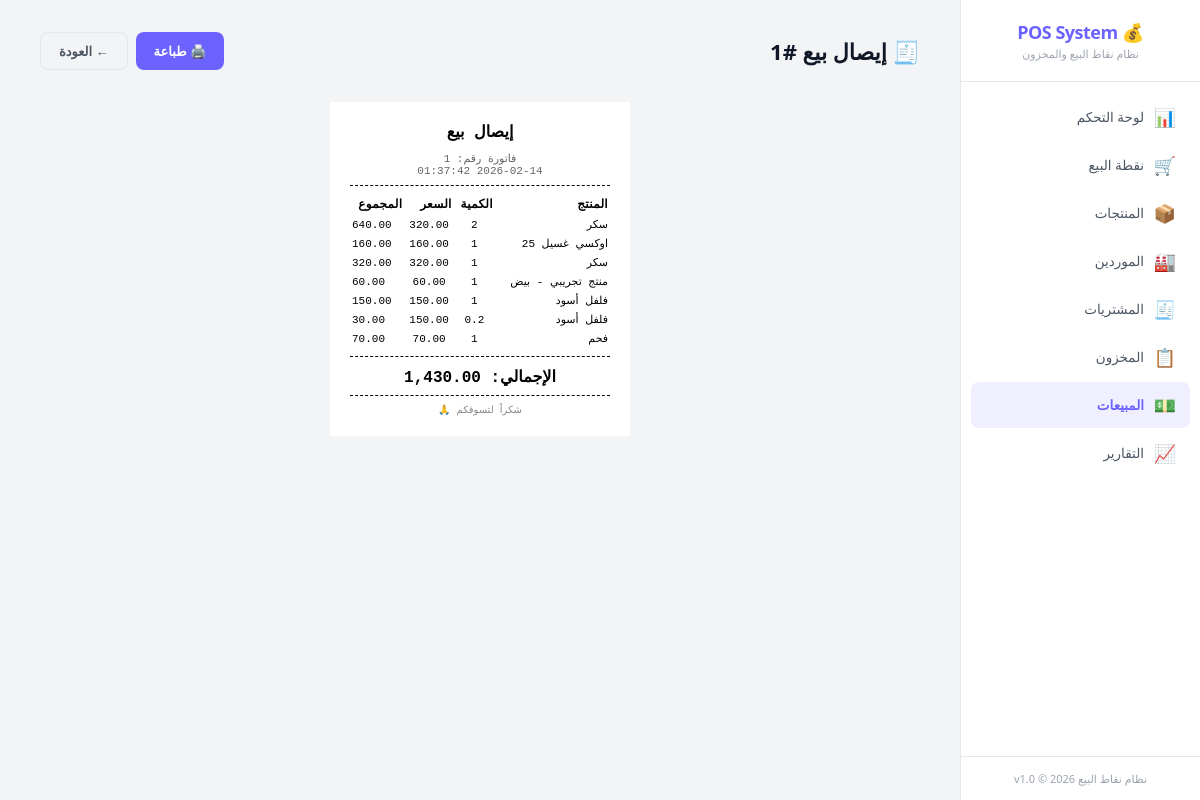
The page /?page=sales&action=view&id=7 on the database its author committed.
### tables this page shows
CREATE TABLE sales (
    id INTEGER PRIMARY KEY AUTOINCREMENT,
    sale_number INTEGER DEFAULT NULL,
    datetime TEXT NOT NULL DEFAULT (datetime('now', 'localtime')),
    subtotal REAL NOT NULL DEFAULT 0,
    discount REAL NOT NULL DEFAULT 0,
    total REAL NOT NULL DEFAULT 0,
    payment_method TEXT NOT NULL DEFAULT 'cash' CHECK(payment_method IN ('cash', 'card', 'other')),
    notes TEXT DEFAULT NULL,
    created_at TEXT NOT NULL DEFAULT (datetime('now', 'localtime'))
);

CREATE TABLE sale_items (
    id INTEGER PRIMARY KEY AUTOINCREMENT,
    sale_id INTEGER NOT NULL,
    product_id INTEGER DEFAULT NULL,
    product_name TEXT NOT NULL,
    quantity REAL NOT NULL,
    price REAL NOT NULL,
    sale_mode TEXT NOT NULL DEFAULT 'unit' CHECK(sale_mode IN ('unit', 'pack', 'weight', 'custom')),
    subtotal REAL NOT NULL, unit_type TEXT DEFAULT 'قطعة',
    FOREIGN KEY (sale_id) REFERENCES sales(id) ON DELETE CASCADE,
    FOREIGN KEY (product_id) REFERENCES products(id) ON DELETE SET NULL
);

### www/app/controllers/SaleController.php (called while the page is built, shortened)
<?php
class SaleController {
    private $saleService;
    public function __construct() {
        $this->saleService = new SaleService();
    }
    public function view() {
        $id = $_GET['id'] ?? 0;
        $sale = $this->saleService->findById($id);
        include APP_PATH . '/views/layout/header.php';
        include APP_PATH . '/views/sales/receipt.php';
        include APP_PATH . '/views/layout/footer.php';
    }
}

### www/app/config/database.php (called while the page is built, shortened)
<?php
class Database {
    private static $instance = null;
    private $pdo;
    private function __construct() {
        $this->dbPath = __DIR__ . '/../../data/pos_system.db';
        try {
            $this->pdo = new PDO('sqlite:' . $this->dbPath);
            $this->pdo->setAttribute(PDO::ATTR_ERRMODE, PDO::ERRMODE_EXCEPTION);
            $this->pdo->setAttribute(PDO::ATTR_DEFAULT_FETCH_MODE, PDO::FETCH_ASSOC);
            $this->pdo->exec('PRAGMA journal_mode = WAL');
            $this->pdo->exec('PRAGMA foreign_keys = ON');
            $this->pdo->exec('PRAGMA busy_timeout = 5000');
            $this->pdo->exec('PRAGMA synchronous = NORMAL');
            $this->pdo->exec('PRAGMA cache_size = -8000');
            $this->pdo->exec('PRAGMA temp_store = MEMORY');
        } catch (PDOException $e) {
            die('Database connection failed: ' . $e->getMessage());
        }
    }
    public static function getInstance() {
        if (self::$instance === null) {
            self::$instance = new self();
        }
        return self::$instance;
    }
    public function getConnection() {
        return $this->pdo;
    }
    public function migrate() {
        $migrationsDir = __DIR__ . '/../database/migrations/';
        $migrationFiles = glob($migrationsDir . '*.sql');
        sort($migrationFiles);
        foreach ($migrationFiles as $file) {
            $sql = file_get_contents($file);
            try {
                $this->pdo->exec($sql);
            } catch (PDOException $e) {
                if (strpos($e->getMessage(), 'already exists') === false &&
                    strpos($e->getMessage(), 'UNIQUE constraint') === false) {
                    error_log('Migration error in ' . basename($file) . ': ' . $e->getMessage());
                }
            }
        }
    }
}

### www/app/services/SaleService.php (called while the page is built, shortened)
<?php
class SaleService {
    private $saleRepo;
    public function __construct() {
        $this->saleRepo = new SaleRepository();
    }
    public function findById($id) {
        return $this->saleRepo->findById($id);
    }
}

### www/app/repositories/SaleRepository.php (called while the page is built, shortened)
<?php
class SaleRepository {
    private $db;
    public function __construct() {
        $this->db = Database::getInstance()->getConnection();
    }
    public function findById($id) {
        $stmt = $this->db->prepare("SELECT * FROM sales WHERE id = :id");
        $stmt->execute([':id' => $id]);
        $sale = $stmt->fetch();
        if ($sale) {
            $itemStmt = $this->db->prepare("SELECT * FROM sale_items WHERE sale_id = :sale_id");
            $itemStmt->execute([':sale_id' => $id]);
            $sale['items'] = $itemStmt->fetchAll();
        }
        return $sale;
    }
}

### www/app/views/sales/receipt.php (the view, shortened to what this page needs)
<div class="page-header">
    <div>
        <h1>🧾 إيصال بيع #<?= $sale['sale_number'] ?? $sale['id'] ?></h1>
    </div>
    <div class="btn-group">
        <button class="btn btn-primary" onclick="window.print()">🖨️ طباعة</button>
        <a href="?page=sales" class="btn btn-outline">← العودة</a>
    </div>
</div>
<div style="max-width:400px;margin:0 auto;">
    <div class="receipt" id="printableReceipt">
        <h2>إيصال بيع</h2>
        <div style="text-align:center;font-size:11px;color:#666;">
            فاتورة رقم: <?= $sale['sale_number'] ?? $sale['id'] ?><br>
            <?= $sale['datetime'] ?>
        </div>
        <div class="line"></div>
        <table>
            <thead>
                <tr>
                    <th style="text-align:right">المنتج</th>
                    <th>الكمية</th>
                    <th>السعر</th>
                    <th>المجموع</th>
                </tr>
            </thead>
            <tbody>
                <?php foreach ($sale['items'] as $item): ?>
                <tr>
                    <td><?= htmlspecialchars($item['product_name']) ?></td>
                    <td style="text-align:center"><?= $item['quantity'] ?></td>
                    <td style="text-align:center"><?= number_format($item['price'], 2) ?></td>
                    <td style="text-align:left"><?= number_format($item['subtotal'], 2) ?></td>
                </tr>
                <?php endforeach; ?>
            </tbody>
        </table>
        <div class="line"></div>
        <div class="total-line">
            الإجمالي: <?= number_format($sale['total'], 2) ?>
        </div>
        <div class="line"></div>
        <div style="text-align:center;font-size:10px;color:#888;margin-top:8px;">
            شكراً لتسوقكم 🙏
        </div>
    </div>
</div>

### www/public/css/main.css (style rules this page uses)
:root { --bg-primary: #f3f4f6; --bg-secondary: #ffffff; --bg-card: #ffffff; --bg-card-hover: #f9fafb; --bg-input: #ffffff; --border-color: #e5e7eb; --border-focus: #6c63ff; --text-primary: #111827; --text-secondary: #4b5563; --text-muted: #9ca3af; --accent: #6c63ff; --accent-hover: #5a52e0; --accent-light: rgba(108, 99, 255, 0.1); --success: #16a34a; --success-bg: #dcfce7; --warning: #d97706; --warning-bg: #fef3c7; --danger: #dc2626; --danger-bg: #fee2e2; --info: #2563eb; --info-bg: #dbeafe; --shadow: 0 4px 6px -1px rgba(0, 0, 0, 0.1), 0 2px 4px -1px rgba(0, 0, 0, 0.06); --shadow-sm: 0 1px 2px 0 rgba(0, 0, 0, 0.05); --radius: 12px; --radius-sm: 8px; --radius-lg: 16px; --sidebar-width: 240px; --transition: all 0.2s ease; --font: 'Segoe UI', 'Cairo', Tahoma, sans-serif; }
*, *::before, *::after { box-sizing: border-box; margin: 0; padding: 0; }
html, body { height: 100%; font-family: var(--font); font-size: 14px; background: var(--bg-primary); color: var(--text-primary); direction: rtl; overflow: hidden; }
a { color: var(--accent); text-decoration: none; }
.page-header { display: flex; align-items: center; justify-content: space-between; margin-bottom: 32px; flex-wrap: wrap; gap: 16px; }
.page-header h1 { font-size: 22px; font-weight: 700; color: var(--text-primary); }
.btn { display: inline-flex; align-items: center; justify-content: center; gap: 6px; padding: 9px 18px; border: none; border-radius: var(--radius-sm); font-size: 13px; font-weight: 600; font-family: var(--font); cursor: pointer; transition: var(--transition); white-space: nowrap; line-height: 1.4; }
.btn-primary { background: var(--accent); color: #fff; }
.btn-outline { background: transparent; border: 1px solid var(--border-color); color: var(--text-secondary); }
.btn-group { display: flex; gap: 8px; flex-wrap: wrap; }
table { width: 100%; border-collapse: collapse; font-size: 13px; }
thead { background: var(--bg-secondary); }
th { padding: 12px 14px; text-align: right; font-weight: 600; color: var(--text-secondary); font-size: 12px; text-transform: uppercase; letter-spacing: 0.3px; border-bottom: 1px solid var(--border-color); white-space: nowrap; }
td { padding: 11px 14px; border-bottom: 1px solid var(--border-color); color: var(--text-primary); }
tbody tr:last-child td { border-bottom: none; }
.receipt { background: #fff; color: #000; padding: 20px; font-family: 'Courier New', monospace; font-size: 12px; direction: rtl; max-width: 300px; margin: 0 auto; }
.receipt h2 { text-align: center; font-size: 16px; margin-bottom: 10px; }
.receipt .line { border-bottom: 1px dashed #000; margin: 8px 0; }
.receipt table { width: 100%; font-size: 11px; }
.receipt th, .receipt td { padding: 3px 2px; border: none; color: #000; }
.receipt .total-line { font-size: 16px; font-weight: bold; text-align: center; margin-top: 10px; }

### rows shown on the page
sales: sale_number "1", datetime "2026-02-14 01:37:42", total "1,430.00"
sale_items: product_name "سكر", quantity "2", price "320.00", subtotal "640.00"
sale_items: product_name "اوكسي غسيل 25", quantity "1", price "160.00", subtotal "160.00"
sale_items: product_name "سكر", quantity "1", price "320.00", subtotal "320.00"
sale_items: product_name "منتج تجريبي - بيض", quantity "1", price "60.00", subtotal "60.00"
sale_items: product_name "فلفل أسود", quantity "1", price "150.00", subtotal "150.00"
sale_items: product_name "فلفل أسود", quantity "0.2", price "150.00", subtotal "30.00"
sale_items: product_name "فحم", quantity "1", price "70.00", subtotal "70.00"
